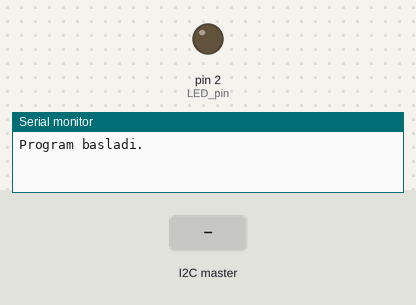
Recording of a sketch running on a simulated Arduino Uno, built with avr-gcc and run on an emulated ATmega328P. Shown: output pins drawn as LEDs (lit = HIGH), the last lines printed to the serial monitor. The test bench sets the inputs (shaded band).

Above: at 1.2 s.
1.3 s: the I2C master sends the byte 1
At 1.8 s:
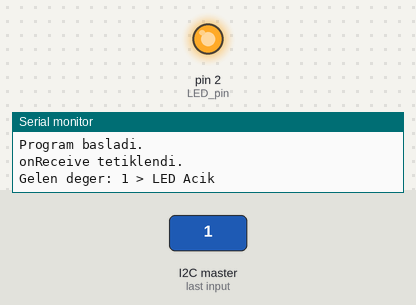
2.8 s: the I2C master sends the byte 0
At 4.2 s:
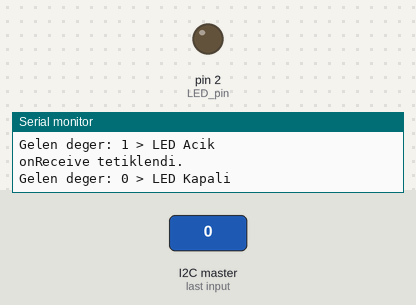
Timing chart, 0 to 5.8 s (numbered marks = the images above; inputs shaded):
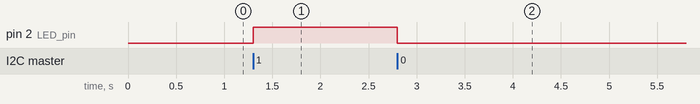

Measured:
- after the input at 1.3 s, pin 2 (LED_pin): LOW → HIGH at once
- after the input at 2.8 s, pin 2 (LED_pin): HIGH → LOW at once

The sketch:

i2c-slave-ldr-led.ino
```cpp
#include <Wire.h>
#define ARDUINO_ADR 0x5E

byte cevap[1];
short LDR_deger;
const int LDR_pin = A0;
const int LED_pin = 2;

void setup() {
  Serial.begin(9600);
  Serial.println("Program basladi.");
  Wire.begin(ARDUINO_ADR);
  Wire.onRequest(veriGonder);
  Wire.onReceive(veriAl);
  pinMode(LDR_pin, INPUT);
  pinMode(LED_pin, OUTPUT);
}

void veriGonder() {
  Serial.println("\r\nonRequest tetiklendi.");
  LDR_deger = analogRead(LDR_pin);
  LDR_deger = map(LDR_deger, 0, 1023, 0, 255);
  cevap[0]= (byte) LDR_deger;
  Wire.write(cevap, 1);
  Serial.println( "0x" + String(cevap[0] ,HEX) + " gonderildi.");
}

void veriAl(int gelenByteSayisi) {
  Serial.println("\r\nonReceive tetiklendi.");
  while (Wire.available()) {
    int deger = Wire.read();
    Serial.print("Gelen deger: " + String(deger));
    if (deger == 1) {
      Serial.println(" > LED Acik");
      digitalWrite(LED_pin, HIGH);
    } else {
      Serial.println(" > LED Kapali");
      digitalWrite(LED_pin, LOW);
    }
  }
}

void loop() {
  delay(1000);
}
```
